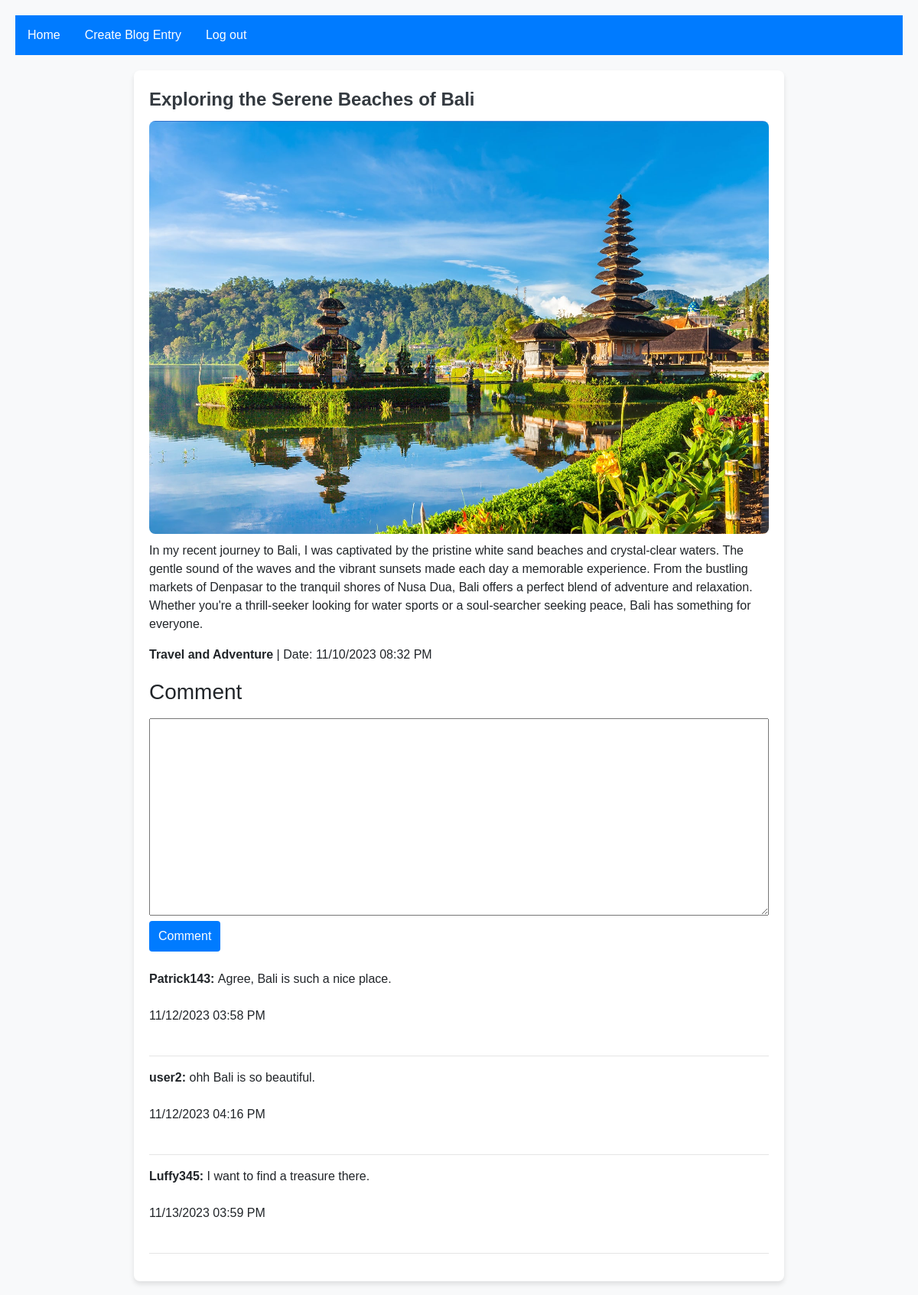
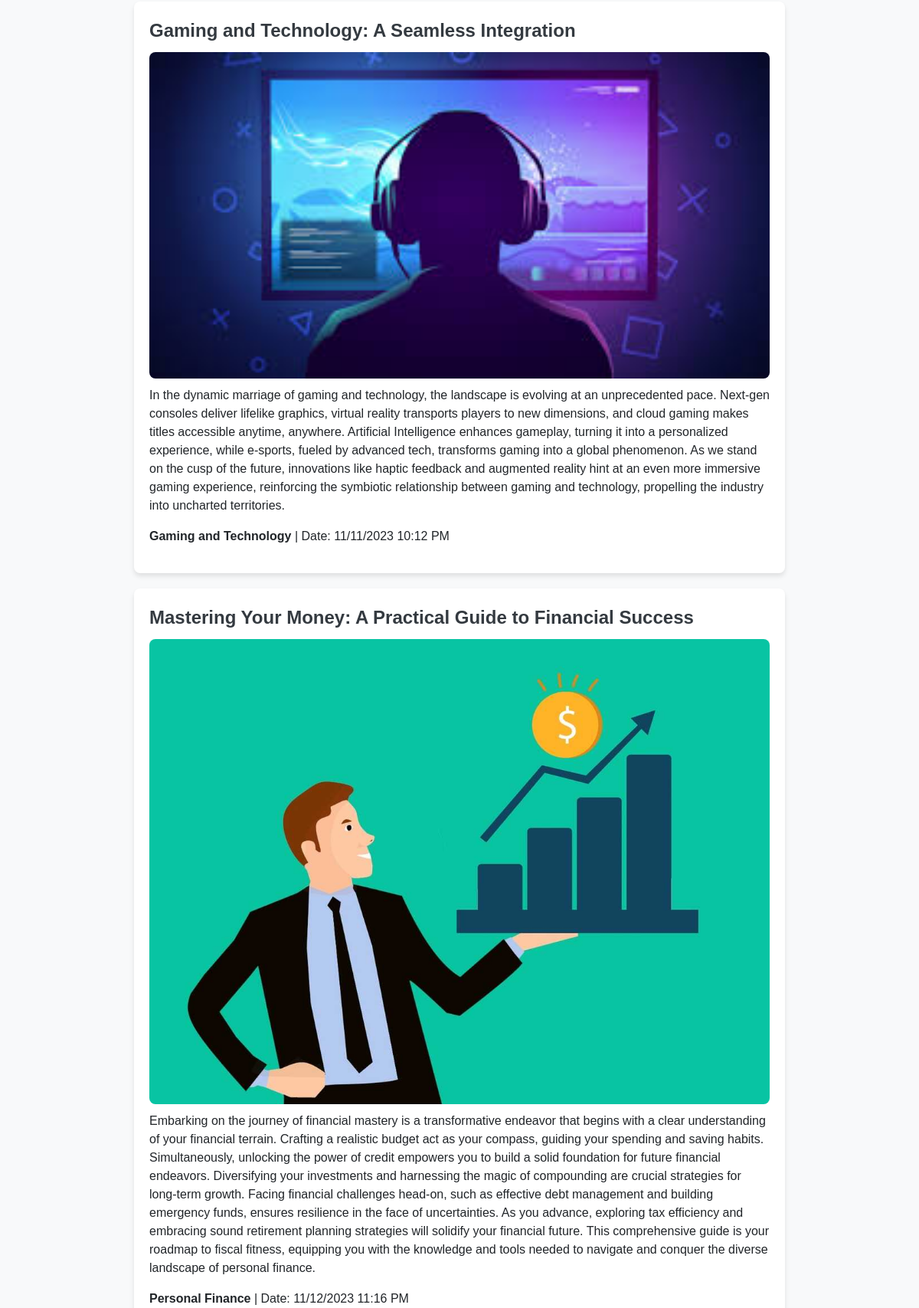
The app's page /home.php?change=1 (signed in, upper part) with its own data (2 pictures, top to bottom).
### tables this page shows
CREATE TABLE `post` (
  `blog_id` int(11) NOT NULL,
  `blog_title` varchar(255) NOT NULL,
  `blog_content` text NOT NULL,
  `blog_category` varchar(255) NOT NULL,
  `blog_picture` varchar(255) NOT NULL,
  `blog_date_time` datetime NOT NULL
);

CREATE TABLE `comment` (
  `comment_id` int(11) NOT NULL,
  `blog_id` int(11) NOT NULL,
  `username` varchar(255) NOT NULL,
  `comment` text NOT NULL,
  `comment_date_time` datetime NOT NULL
);

CREATE TABLE `user` (
  `username` varchar(100) NOT NULL,
  `password` varchar(100) NOT NULL,
  `firstname` varchar(255) NOT NULL,
  `middlename` varchar(50) NOT NULL,
  `lastname` varchar(255) NOT NULL,
  `age` int(11) NOT NULL,
  `sex` varchar(50) NOT NULL
);

### home.php (the view, shortened to what this page needs)
<!DOCTYPE html>
<html lang="en">
<head>
    <link rel="stylesheet" href="https://stackpath.bootstrapcdn.com/bootstrap/4.5.2/css/bootstrap.min.css">
</head>
<body>
    <ul>
        <li><a href='home.php'>Home</a></li>
        <li><a href='blogEntry.php'>Create Blog Entry</a></li>
        <li><a href='logout.php'>Log out</a></li>
    </ul>
    <?php
    require 'conn_db.php';
    if (isset($_SESSION['usernameSession'])) {
        $select_post = "SELECT blog_id, blog_title, blog_content, blog_category, blog_picture,  DATE_FORMAT(blog_date_time, '%m/%d/%Y %h:%i %p') AS formatted_blog_time FROM post";
        $result = mysqli_query($conn, $select_post);
        if (mysqli_num_rows($result) > 0) {
            while ($row = mysqli_fetch_assoc($result)) {
                echo "<div class='blog-post'>";
                echo "<a class='blog-title' href='?change=" . $row['blog_id'] . "'>" . $row['blog_title'] . "</a>";
                echo "<img class='blog-img' src='{$row['blog_picture']}' alt='picture'>";
                echo "<p class='blog-content'>" . $row['blog_content'] . "</p>";
                echo "<p><b>" . $row['blog_category'] . "</b>" . " | Date: " . $row['formatted_blog_time'] . "</p>";
                if (isset($_GET['change']) && $_GET['change'] == $row['blog_id']) {
                    echo "<h3 class='comment-section'>Comment</h3>";
                    echo "<form action='' method='post'>";
                    echo "<textarea name='comment' cols='15' rows='10'></textarea><br>";
                    echo "<input class='btn-comment' type='submit' name='submit_comment' value='Comment'><br><br>";
                    echo "</form>";
                    $select_comment = "SELECT user.username, comment, DATE_FORMAT(comment_date_time, '%m/%d/%Y %h:%i %p')
                                        AS formatted_time FROM user
                                        INNER JOIN comment ON user.username = comment.username
                                        INNER JOIN post ON post.blog_id = comment.blog_id
                                        WHERE post.blog_id = '" . $row['blog_id'] . "'";
                    $result_comment = mysqli_query($conn, $select_comment);
                    if ($result_comment) {
                        while ($row_comment = mysqli_fetch_assoc($result_comment)) {
                            echo "<b>" . $row_comment['username'] . ": " . "</b>" . $row_comment['comment'] . "<br><br>";
                            echo $row_comment['formatted_time'];
                            echo "<br><br>";
                            echo "<hr>";
                        }
                    }
                }
                echo "</div>";
            }
        }
    }
    ?>
</body>
</html>

### home.php (style rules this page uses)
body { font-family: 'Arial', sans-serif; background-color: #f8f9fa; margin: 20px; }
ul { list-style-type: none; margin: 0; padding: 0; overflow: hidden; background-color: #007bff; }
li { float: left; }
li a { display: block; color: white; text-align: center; padding: 14px 16px; text-decoration: none; }
.blog-post { max-width: 850px; margin: 20px auto; padding: 20px; background-color: #ffffff; border-radius: 8px; box-shadow: 0 4px 6px rgba(0, 0, 0, 0.1); }
.blog-title { font-size: 24px; font-weight: bold; color: #343a40; text-decoration: none; }
.blog-img { width: 100%; height: auto; border-radius: 8px; margin-top: 10px; }
.blog-content { margin-top: 10px; }
.comment-section { margin-top: 20px; }
textarea { width: 100%; padding: 8px; margin-top: 10px; box-sizing: border-box; }
.btn-comment { background-color: #007bff; color: #fff; padding: 8px 12px; border: none; border-radius: 4px; cursor: pointer; }

### records on screen
post: blog_title "Exploring the Serene Beaches of Bali", blog_picture (picture), blog_content "In my recent journey to Bali, I was captivated by the pristine white sand beaches and crystal-clear waters. The gentle sound of the waves and the vibrant sunsets made each day a memorable experience. From the bustling markets of Denpasar to the tranquil shores of Nusa Dua, Bali offers a perfect blend of adventure and relaxation. Whether you're a thrill-seeker looking for water sports or a soul-searcher seeking peace, Bali has something for everyone.", blog_category "Travel and Adventure", formatted_blog_time "11/10/2023 08:32 PM"
comment: username.username "Patrick143", comment "Agree, Bali is such a nice place.", formatted_time "11/12/2023 03:58 PM"
comment: username.username "user2", comment "ohh Bali is so beautiful.", formatted_time "11/12/2023 04:16 PM"
comment: username.username "Luffy345", comment "I want to find a treasure there.", formatted_time "11/13/2023 03:59 PM"
post: blog_title "Gaming and Technology: A Seamless Integration", blog_picture (picture), blog_content "In the dynamic marriage of gaming and technology, the landscape is evolving at an unprecedented pace. Next-gen consoles deliver lifelike graphics, virtual reality transports players to new dimensions, and cloud gaming makes titles accessible anytime, anywhere. Artificial Intelligence enhances gameplay, turning it into a personalized experience, while e-sports, fueled by advanced tech, transforms gaming into a global phenomenon. As we stand on the cusp of the future, innovations like haptic feedback and augmented reality hint at an even more immersive gaming experience, reinforcing the symbiotic relationship between gaming and technology, propelling the industry into uncharted territories.", blog_category "Gaming and Technology", formatted_blog_time "11/11/2023 10:12 PM"
post: blog_title "Mastering Your Money: A Practical Guide to Financial Success", blog_picture (picture), blog_content "Embarking on the journey of financial mastery is a transformative endeavor that begins with a clear understanding of your financial terrain. Crafting a realistic budget act as your compass, guiding your spending and saving habits. Simultaneously, unlocking the power of credit empowers you to build a solid foundation for future financial endeavors. Diversifying your investments and harnessing the magic of compounding are crucial strategies for long-term growth. Facing financial challenges head-on, such as effective debt management and building emergency funds, ensures resilience in the face of uncertainties. As you advance, exploring tax efficiency and embracing sound retirement planning…", blog_category "Personal Finance", formatted_blog_time "11/12/2023 11:16 PM"
